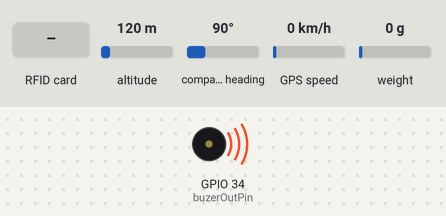
Bench run of a sketch on a simulated ESP32. Shown: buzzer (waves = sounding, pin HIGH). The test bench sets the inputs (shaded band); at power-on: altitude 120 m, compass heading 90°, GPS speed 0 km/h, weight on the scale 0 g. WiFi joins after 1.5 s; servers stay silent unless stated; EEPROM starts erased; the GPS gets a fix after 3 s at 37.7749, -122.4194 with 8 satellites; no MQTT or app messages arrive unless stated; the modem accepts every AT command (registered, SIM ready, sends succeed) and sends nothing else; what the sketch prints to the serial monitor is not drawn.

Above: at 1.8 s.
1.9 s: RFID card 11 11 55 55 held to the reader
At 2.4 s:
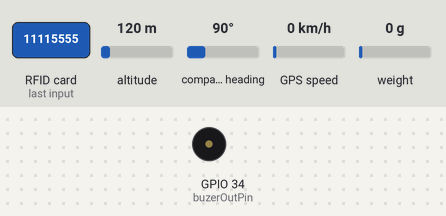
Timing chart, 0 to 4.9 s (numbered marks = the images above; inputs shaded):
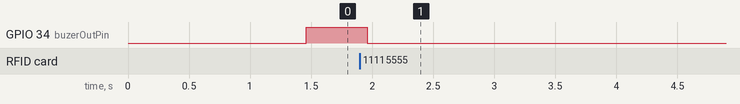

The sketch:

final.ino
```cpp
#include <WiFi.h>
#include "PubSubClient.h"
#include <SPI.h>
#include <MFRC522.h>
#include <HX711.h>
#include "TinyGPS++.h"
#include <EEPROM.h>

#define EEPROM_SIZE 1
#define ageDataAddr 0

#define buzerOutPin 34

#define DEBUG

const char* ssid = "Cloud"; // Enter your WiFi name
const char* password =  "11115555"; // Enter WiFi password
const char* mqttServer = "soldier.cloudmqtt.com";
const int mqttPort = 12729;
const char* mqttUser = "ciyajbsc";
const char* mqttPassword = "je1T5MADj3Wi";

WiFiClient espClient;
PubSubClient client(espClient);

// rfid pins
#define SS_PIN 12
#define RST_PIN 13

MFRC522 rfid(SS_PIN, RST_PIN); // Instance of the class
MFRC522::MIFARE_Key key;
// Init array that will store new NUID
byte nuidPICC[4];

// load cell pins
const int LOADCELL_DOUT_PIN = 21; //4
const int LOADCELL_SCK_PIN = 22;
float calibration_factor = 2125; //-7050

HX711 scale;
TinyGPSPlus gps;

// serial 2 connect to gps


void setup()
{
  Serial.begin(9600);
  Serial2.begin(9600); // for gps data
  EEPROM.begin(EEPROM_SIZE);

  SPI.begin(); // Init SPI bus
  rfid.PCD_Init(); // Init MFRC522

  scale.begin(LOADCELL_DOUT_PIN, LOADCELL_SCK_PIN);  // load cell start

  WiFi.begin(ssid, password);
  pinMode(buzerOutPin, OUTPUT); // buzzer output

  if (WiFi.status() != WL_CONNECTED)
  {
    delay(500);
    Serial.println("Not connect to wifi");
  }

  client.setServer(mqttServer, mqttPort);
  client.setCallback(callback);

  if (!client.connected())
  {
    Serial.println("Not connect to MQTT ");

    if (client.connect("ESPclient", mqttUser, mqttPassword )) {

      Serial.println("connected");

    } else
  {

      Serial.print("failed with state ");
      Serial.print(client.state());

    }
  }

  client.publish("send", "System started");
  client.subscribe("getData");


}

void loop()
{
  client.loop(); // wait incoming data
  tryToConnect(); // try to connect server


  Serial.println(GetRfidUuid()); //getLoadCellData str
  Serial.println(getLoadCellData()); //getLoadCellData lng
  Serial.println(getGpsData()); // str

  checkBagWeight(getLoadCellData());

  char rfidDataBuf[30];
  GetRfidUuid().toCharArray(rfidDataBuf, 30);

  client.publish("send", rfidDataBuf);

  Sendsms("0000000000", getGpsData());


  delay(1000);

}


void checkBagWeight(long BagWeightRow)
{
	  int childAge = EEPROM.read(ageDataAddr);
	  Serial.println(childAge);

	  int bagWeight = BagWeightRow/5000;
	  if(bagWeight>childAge*(3/10))
	  {
		digitalWrite(buzerOutPin, HIGH);
		delay(500);
		digitalWrite(buzerOutPin, LOW);
		delay(500);

	  }else
	  {
		digitalWrite(buzerOutPin, LOW);
	  }

  }


void tryToConnect()
{
  if (WiFi.status() != WL_CONNECTED)
  {
    delay(500);
    Serial.println("Not connect to wifi");
  }

    if (!client.connected())
  {
    Serial.println("Not connect to MQTT ");

    if (client.connect("ESPclient", mqttUser, mqttPassword )) {

      Serial.println("connected");

    } else
  {

      Serial.print("failed with state ");
      Serial.print(client.state());

    }
  }


}


void callback(char* topic, byte* payload, unsigned int length)
{

  //client.publish("flavaSMS", "data received..!");

  #ifdef DEBUG
  Serial.print("Message arrived in topic: ");
  Serial.println(topic);
  #endif

  char* dataArry = (char*)malloc(length);

  #ifdef DEBUG
  Serial.print("Message:");
  #endif
  for (int i = 0; i < length; i++)
  {
    dataArry[i] = (char)payload[i];

  }

  #ifdef DEBUG
  Serial.print("length ");
  Serial.println(length);
  #endif

  Serial.println(dataArry);

   // start converting
  String *strData;
  strData = new String[length];

  int count =0;
  char * pch;
  pch = strtok (dataArry,"=");

  while (pch != NULL)
  {
    String tempst= pch;
    strData[count] = tempst;
    #ifdef DEBUG
    printf ("%s\n",pch);
    #endif
    pch = strtok (NULL, "=");
    count++;
  }

  Serial.print("Name :- ");
  Serial.println(strData[0]);
  Serial.print("Age data :- ");
  Serial.println(strData[1]);
  //Sendsms(strData[0],strData[1]);

  EEPROM.write(ageDataAddr, strData[1].toInt());
  EEPROM.commit();

 free(dataArry);
}


String getGpsData()
{

 if(Serial2.available() > 0)
 {
	for(int i=0; i<10; i++)
	{

		gps.encode(Serial2.read());
		if (gps.location.isUpdated())
		{
		  Serial.print("Latitude= ");
		  Serial.print(gps.location.lat(), 6);
		  Serial.print(" Longitude= ");
		  Serial.println(gps.location.lng(), 6);

		  String gpsData;
		  gpsData+= String(gps.location.lat());
		  gpsData+= ",";
		  gpsData+= String(gps.location.lng());


		return gpsData;
		break;
		}else
		{
			Serial.println("Initialize GPS");
		}

	}

  }else
  {
    Serial.println("No serial data");
  }


}


long getLoadCellData()
{
  //scale.set_scale(calibration_factor); //Adjust to this calibration factor
  if (scale.is_ready())
  {
    long reading = scale.read();
    reading+=48300; // cal
    Serial.print("HX711 reading: ");
    Serial.println(reading);  //0.035274
  return reading;
  } else {
    Serial.println("HX711 not found.");
  }

}


String GetRfidUuid()
{

  // Reset the loop if no new card present on the sensor/reader. This saves the entire process when idle.
  if ( ! rfid.PICC_IsNewCardPresent())
    return "F";

  // Verify if the NUID has been readed
  if ( ! rfid.PICC_ReadCardSerial())
    return "F";

  Serial.print(F("PICC type: "));
  MFRC522::PICC_Type piccType = rfid.PICC_GetType(rfid.uid.sak);
  Serial.println(rfid.PICC_GetTypeName(piccType));

  // Check is the PICC of Classic MIFARE type
  if (piccType != MFRC522::PICC_TYPE_MIFARE_MINI &&
    piccType != MFRC522::PICC_TYPE_MIFARE_1K &&
    piccType != MFRC522::PICC_TYPE_MIFARE_4K)
  {
    Serial.println(F("Your tag is not of type MIFARE Classic."));
    return "F";
  }

  if (rfid.uid.uidByte[0] != nuidPICC[0] ||
    rfid.uid.uidByte[1] != nuidPICC[1] ||
    rfid.uid.uidByte[2] != nuidPICC[2] ||
    rfid.uid.uidByte[3] != nuidPICC[3] )
  {
    Serial.println(F("A new card has been detected."));

    // Store NUID into nuidPICC array
    String uuidData="";
    for (byte i = 0; i < 4; i++) {
      nuidPICC[i] = rfid.uid.uidByte[i];
      uuidData+= String(rfid.uid.uidByte[i]);
    }

    Serial.println(F("The NUID tag is:"));
    Serial.print(F("In hex: "));
    printHex(rfid.uid.uidByte, rfid.uid.size);
    Serial.println();
    Serial.print(F("In dec: "));
    printDec(rfid.uid.uidByte, rfid.uid.size);
    Serial.println();

    //String strData=String ((char*)rfid.uid.uidByte);
    Serial.print("UUID string data:-");
    Serial.println(uuidData);

  return uuidData;

  }
  else Serial.println(F("Card read previously."));

  // Halt PICC
  rfid.PICC_HaltA();
  // Stop encryption on PCD
  rfid.PCD_StopCrypto1();

  return "N";

}

/**
 * Helper routine to dump a byte array as hex values to Serial.
 */
void printHex(byte *buffer, byte bufferSize)
{
  for (byte i = 0; i < bufferSize; i++)
  {
    Serial.print(buffer[i] < 0x10 ? " 0" : " ");
    Serial.print(buffer[i], HEX);
  }
}

/**
 * Helper routine to dump a byte array as dec values to Serial.
 */
void printDec(byte *buffer, byte bufferSize)
{
  for (byte i = 0; i < bufferSize; i++)
  {
    Serial.print(buffer[i] < 0x10 ? " 0" : " ");
    Serial.print(buffer[i], DEC);
  }
}

// AT+CMGR=1\r    // read 1st sms
// AT+CNMI=1,2,0,0,0  // enable not

int Sendsms(String num, String msg){

  Serial2.print("AT\r\n");
  delay(500);
  while(!Serial2.available());  //ready gsm

  while(Serial2.available())
  {   //garbadge collection
    //Serial.print((char)Serial2.read());
    int temp = (char)Serial2.read();
  }

  Serial2.print("AT+CMGF=1\r\n");   // Text Mode
  delay(100);

  Serial2.print("AT+CMGS=\"");
  Serial2.print(num);
  Serial2.print("\"\r\n");
  delay(100);

  Serial2.println(msg);
  delay(50);
  Serial2.println((char)26);    //CTRL+Z  for end msg
  delay(50);

  Serial.print("Msg sent to ");
  Serial.print(num);
  Serial.print(" \r\n");


  return 1;

}
```
